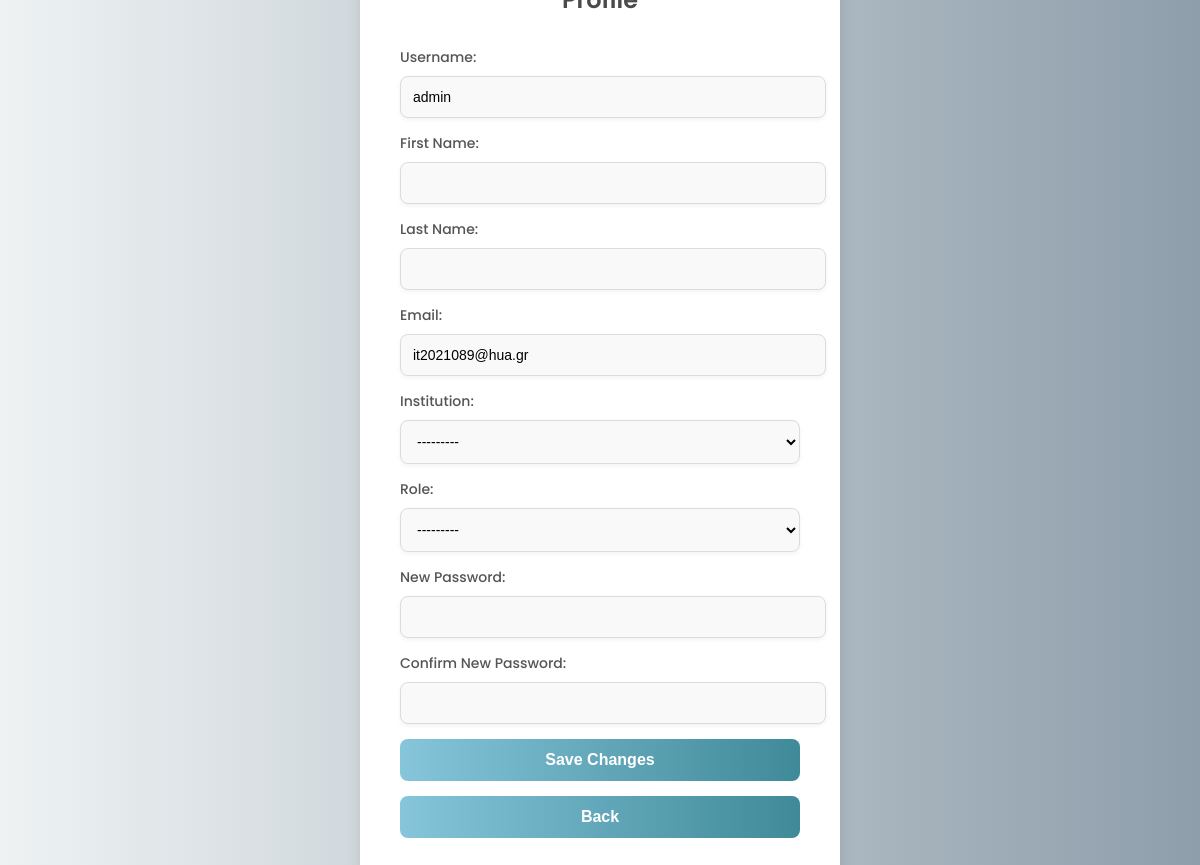
The app's page /profile/ (signed in), older data.
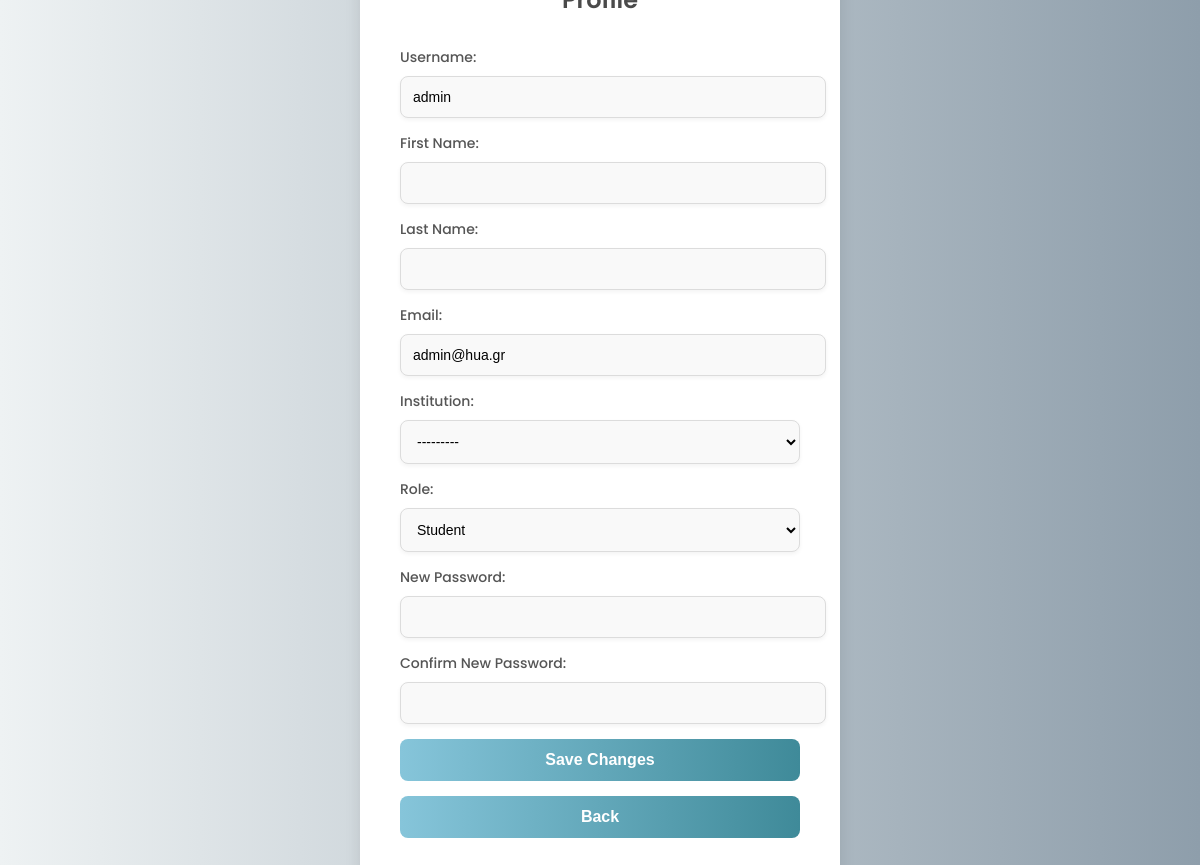
The same page, newer data.
### users/models.py (models this page shows, shortened)
class CustomUser(AbstractUser):
    ROLE_CHOICES = [
        ('student', 'Student'),
        ('professor', 'Professor')
    ]
    role = models.CharField(max_length=10, choices=ROLE_CHOICES)
    institution = models.ForeignKey('Institution', on_delete=models.SET_NULL, null=True, blank=True)

class Institution(models.Model):
    institution_id = models.AutoField(primary_key=True)
    name = models.CharField(max_length=100, unique=True)
    def __str__(self):
        return self.name

### users/views.py (the view)
# urls.py: path('profile/', views.profile, name='profile'),
@login_required
def profile(request):
    if request.method == 'POST':
        form = ProfileForm(request.POST, instance=request.user)
        if form.is_valid():
            user = form.save(commit=False)
            password = form.cleaned_data.get('password')
            if password:
                user.set_password(password)
            user.save()
            return redirect('profile')
    else:
        form = ProfileForm(instance=request.user)
    return render(request, 'profile.html', {'form': form})

### users/forms.py (shortened to what this page needs)
class ProfileForm(forms.ModelForm):
    password = forms.CharField(widget=forms.PasswordInput, required=False)
    confirm_password = forms.CharField(widget=forms.PasswordInput, required=False)
    class Meta:
        model = CustomUser
        fields = ['username', 'first_name', 'last_name', 'email', 'institution', 'role', 'password', 'confirm_password']

### users/templatetags/custom_filters.py (called while the page is built)
@register.filter(name='add_class')
def add_class(value, css_class):
    return value.as_widget(attrs={"class": css_class})

### users/templates/profile.html (shortened to what this page needs)
<!DOCTYPE html>
<html lang="el">
<head>
    {% load static %}
    <link rel="stylesheet" href="{% static 'css/styles.css' %}">
</head>
<body>
    <div class="container">
        <h2>Profile</h2>
        <form method="post">
            {% load custom_filters %}
            <div class="form-group">
                <label for="id_username">Username:</label>
                {{ form.username|add_class:"form-control" }}
            </div>
            <div class="form-group">
                <label for="id_first_name">First Name:</label>
                {{ form.first_name|add_class:"form-control" }}
            </div>
            <div class="form-group">
                <label for="id_last_name">Last Name:</label>
                {{ form.last_name|add_class:"form-control" }}
            </div>
            <div class="form-group">
                <label for="id_email">Email:</label>
                {{ form.email|add_class:"form-control" }}
            </div>
            <div class="form-group">
                <label for="id_institution">Institution:</label>
                {{ form.institution|add_class:"form-control" }}
            </div>
            <div class="form-group">
                <label for="id_role">Role:</label>
                {{ form.role|add_class:"form-control" }}
            </div>
            <div class="form-group">
                <label for="id_password">New Password:</label>
                {{ form.password|add_class:"form-control" }}
            </div>
            <div class="form-group">
                <label for="id_confirm_password">Confirm New Password:</label>
                {{ form.confirm_password|add_class:"form-control" }}
            </div>
            <button type="submit" id="saveButton" disabled>Save Changes</button>
            <button type="button" onclick="goBack()">Back</button>
        </form>
    </div>
</body>
</html>

### static/css/styles.css (style rules this page uses)
body { font-family: 'Poppins', sans-serif; background: linear-gradient(to right, #eef2f3, #8e9eab); margin: 0; padding: 0; display: flex; justify-content: center; align-items: center; height: 100vh; color: #333333; }
.container { background: #ffffff; padding: 40px; border-radius: 12px; box-shadow: 0 6px 16px rgba(0, 0, 0, 0.1); max-width: 400px; width: 100%; animation: fadeIn 0.8s ease-in-out; display: flex; flex-direction: column; align-items: stretch; }
h2 { text-align: center; font-size: 24px; font-weight: 600; color: #4a4a4a; margin-bottom: 30px; }
form { display: flex; flex-direction: column; gap: 15px; width: 100%; }
.form-group { display: flex; flex-direction: column; width: 100%; }
.form-group label { font-size: 14px; font-weight: 500; margin-bottom: 8px; color: #555555; }
.form-group input, .form-group select { padding: 12px; border: 1px solid #dcdcdc; border-radius: 8px; background: #f9f9f9; font-size: 14px; width: 100%; transition: all 0.3s ease-in-out; box-shadow: 0 2px 4px rgba(0, 0, 0, 0.05); }
button { padding: 12px; background: linear-gradient(to right, #86c5da, #3f8a99); color: #ffffff; border: none; border-radius: 8px; font-size: 16px; font-weight: 600; cursor: pointer; transition: transform 0.3s, box-shadow 0.3s; width: 100%; }

Row changes from the older to the newer data that the page shows:
changed CustomUser "admin": email "it2021089@hua.gr" → "admin@hua.gr"; role "---------" → "Student"
